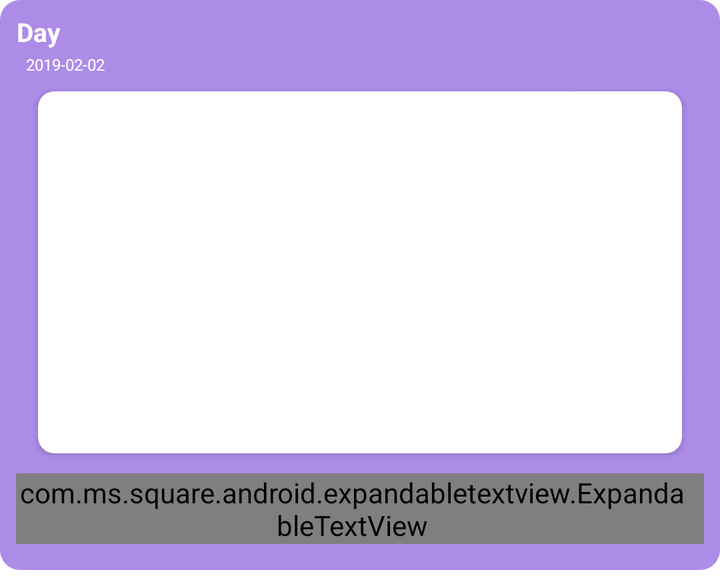
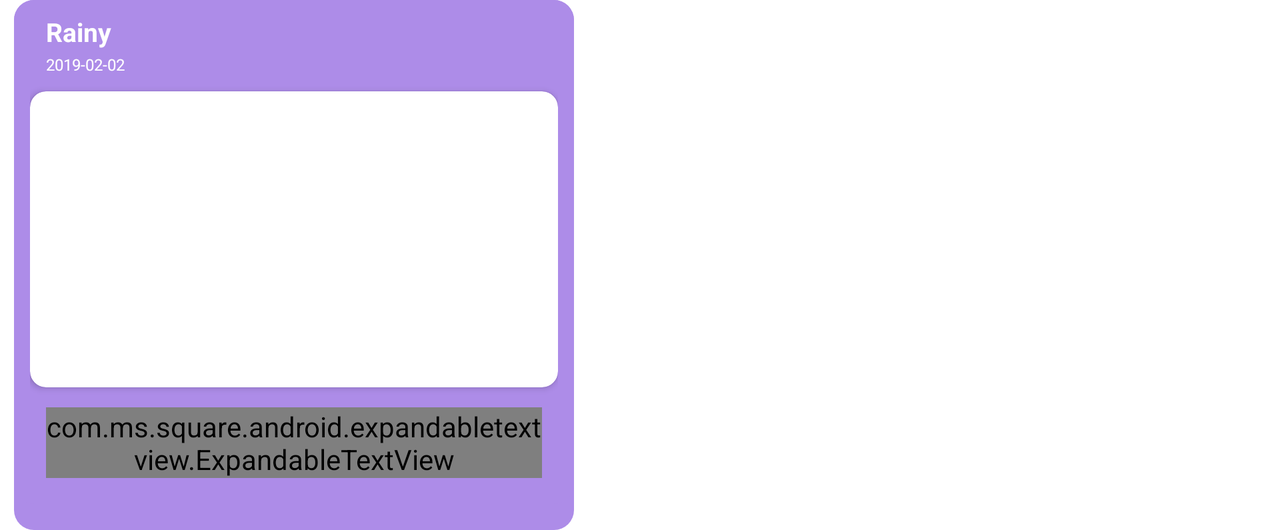

One screen, two layout resources from the same app: the default and the repository's alternative for another configuration. Each is rendered where Android would select it; the XML of both is given below.
<!-- AndroidManifest.xml: application theme Theme.MyApod -->
<!-- res/layout/activity_fav_item.xml -->
<androidx.constraintlayout.widget.ConstraintLayout xmlns:android="http://schemas.android.com/apk/res/android"
    xmlns:app="http://schemas.android.com/apk/res-auto"
    xmlns:expandableTextView="http://schemas.android.com/apk/res-auto"
    xmlns:tools="http://schemas.android.com/tools"
    android:id="@+id/apod_main_container"
    android:layout_width="match_parent"
    android:layout_height="wrap_content"
    android:layout_marginBottom="@dimen/fav_apod_main_container_mb"
    android:background="@drawable/rounded_bg"
    android:paddingBottom="@dimen/fav_apod_main_container_pb"
    app:layout_constraintLeft_toLeftOf="parent"
    app:layout_constraintRight_toRightOf="parent"
    app:layout_constraintTop_toBottomOf="@+id/good_eve_sub_text">


    <androidx.cardview.widget.CardView
        android:id="@+id/apod_main_image_cv"
        android:layout_width="@dimen/fav_apod_main_image_cv"
        android:layout_height="@dimen/fav_apod_main_image_h"
        android:layout_marginTop="@dimen/fav_apod_main_image_mt"
        android:elevation="@dimen/fav_apod_main_image_cv_elevation"
        app:cardCornerRadius="@dimen/fav_apod_main_image_cv_radius"
        app:layout_constraintLeft_toLeftOf="parent"
        app:layout_constraintRight_toRightOf="parent"
        app:layout_constraintTop_toBottomOf="@id/apod_date">


        <ImageView
            android:id="@+id/apod_main_image"
            android:layout_width="match_parent"
            android:layout_height="match_parent"
            android:scaleType="fitXY">

        </ImageView>


    </androidx.cardview.widget.CardView>

    <TextView
        android:id="@+id/apod_title"
        android:layout_width="wrap_content"
        android:layout_height="wrap_content"
        android:layout_marginLeft="@dimen/fav_apod_title_ml"
        android:layout_marginTop="@dimen/fav_apod_title_mt"
        android:ellipsize="end"
        android:gravity="center"
        android:maxLines="1"
        tools:text="Day"
        android:textColor="@color/white"
        android:textSize="@dimen/fav_apod_titlesize"
        android:textStyle="bold"
        app:layout_constraintLeft_toLeftOf="parent"
        app:layout_constraintTop_toTopOf="parent" />

    <TextView
        android:id="@+id/apod_date"
        android:layout_width="wrap_content"
        android:layout_height="wrap_content"
        android:layout_marginLeft="@dimen/fav_apod_date_ml"
        android:layout_marginTop="@dimen/fav_apod_date_mt"
        android:ellipsize="end"
        android:gravity="center"
        android:maxLines="1"
        tools:text="2019-02-02"
        android:textColor="@color/white"
        android:textSize="@dimen/fav_apod_date_textsize"
        android:textStyle="normal"
        app:layout_constraintLeft_toLeftOf="parent"
        app:layout_constraintTop_toBottomOf="@id/apod_title" />

    
    <com.ms.square.android.expandabletextview.ExpandableTextView
        android:id="@+id/expand_text_view"
        android:layout_width="match_parent"
        android:layout_height="wrap_content"
        android:layout_marginLeft="@dimen/fav_expand_text_view_ml"
        android:layout_marginTop="@dimen/fav_expand_text_view_mt"
        android:layout_marginRight="@dimen/fav_expand_text_view_ml"
        android:paddingRight="@dimen/fav_expand_text_view_ml"
        app:collapseDrawable="@drawable/view_less_icon"
        app:expandDrawable="@drawable/view_more_icon"
        app:layout_constraintLeft_toLeftOf="parent"
        app:layout_constraintTop_toBottomOf="@id/apod_main_image_cv"
        expandableTextView:animDuration="0"
        expandableTextView:maxCollapsedLines="2">

        
        <TextView
            android:id="@id/expandable_text"
            android:layout_width="match_parent"
            android:layout_height="wrap_content"
            android:layout_marginLeft="@dimen/fav_expandable_text_ml"
            android:layout_marginRight="@dimen/fav_expandable_text_ml"
            android:textColor="@color/white"
            android:textSize="@dimen/fav_expandable_textsize"
            android:textStyle="normal" />

        
        <ImageButton
            android:id="@id/expand_collapse"
            android:layout_width="wrap_content"
            android:layout_height="wrap_content"
            android:layout_gravity="center"
            android:background="@color/activity_apod_card_bg_color" />

    </com.ms.square.android.expandabletextview.ExpandableTextView>


    <ImageView
        android:id="@+id/deletefav"
        android:layout_width="wrap_content"
        android:layout_height="wrap_content"
        android:layout_marginTop="@dimen/deletefav_mt"
        android:layout_marginRight="@dimen/deletefav_mr"
        android:background="@drawable/delete_fav"
        android:gravity="center"
        android:textOff=""
        android:textOn=""
        android:textSize="0dp"
        app:layout_constraintRight_toRightOf="parent"
        app:layout_constraintTop_toTopOf="parent" />

</androidx.constraintlayout.widget.ConstraintLayout>
<!-- resources referenced by this layout -->
<resources>
  <color name="activity_apod_card_bg_color">#AD8CE8</color>
  <color name="white">#FFFFFFFF</color>
  <!-- from res/values-sw320dp/ -->
  <dimen name="deletefav_mr">10dp</dimen>
  <!-- from res/values-sw320dp/ -->
  <dimen name="deletefav_mt">8dp</dimen>
  <!-- from res/values-sw320dp/ -->
  <dimen name="fav_apod_date_ml">13dp</dimen>
  <!-- from res/values-sw320dp/ -->
  <dimen name="fav_apod_date_mt">2dp</dimen>
  <!-- from res/values-sw320dp/ -->
  <dimen name="fav_apod_date_textsize">8dp</dimen>
  <!-- from res/values-sw320dp/ -->
  <dimen name="fav_apod_main_container_mb">8dp</dimen>
  <!-- from res/values-sw320dp/ -->
  <dimen name="fav_apod_main_container_pb">13dp</dimen>
  <!-- from res/values-sw320dp/ -->
  <dimen name="fav_apod_main_image_cv">322dp</dimen>
  <!-- from res/values-sw320dp/ -->
  <dimen name="fav_apod_main_image_cv_elevation">1dp</dimen>
  <!-- from res/values-sw320dp/ -->
  <dimen name="fav_apod_main_image_cv_radius">8dp</dimen>
  <!-- from res/values-sw320dp/ -->
  <dimen name="fav_apod_main_image_h">181dp</dimen>
  <!-- from res/values-sw320dp/ -->
  <dimen name="fav_apod_main_image_mt">8dp</dimen>
  <!-- from res/values-sw320dp/ -->
  <dimen name="fav_apod_title_ml">8dp</dimen>
  <!-- from res/values-sw320dp/ -->
  <dimen name="fav_apod_title_mt">7dp</dimen>
  <!-- from res/values-sw320dp/ -->
  <dimen name="fav_apod_titlesize">13dp</dimen>
  <!-- from res/values-sw320dp/ -->
  <dimen name="fav_expand_text_view_ml">8dp</dimen>
  <!-- from res/values-sw320dp/ -->
  <dimen name="fav_expand_text_view_mt">10dp</dimen>
  <!-- from res/values-sw320dp/ -->
  <dimen name="fav_expandable_text_ml">8dp</dimen>
  <!-- from res/values-sw320dp/ -->
  <dimen name="fav_expandable_textsize">13dp</dimen>
  <!-- drawable rounded_bg (drawable) -->
  <?xml version="1.0" encoding="UTF-8"?>
  <shape xmlns:android="http://schemas.android.com/apk/res/android">
      <solid android:color="@color/activity_apod_card_bg_color" />
      <corners android:radius="10dp" />
  </shape>
  <!-- drawable view_less_icon (drawable) -->
  <vector android:height="24dp" android:tint="#F8F5F5"
      android:viewportHeight="24" android:viewportWidth="24"
      android:width="24dp" xmlns:android="http://schemas.android.com/apk/res/android">
      <path android:fillColor="@android:color/white" android:pathData="M12,8l-6,6 1.41,1.41L12,10.83l4.59,4.58L18,14z"/>
  </vector>
  <!-- drawable view_more_icon (drawable) -->
  <vector android:height="24dp" android:tint="#F8F5F5"
      android:viewportHeight="24" android:viewportWidth="24"
      android:width="24dp" xmlns:android="http://schemas.android.com/apk/res/android">
      <path android:fillColor="@android:color/white" android:pathData="M16.59,8.59L12,13.17 7.41,8.59 6,10l6,6 6,-6z"/>
  </vector>
  <style name="Theme.MyApod" parent="Theme.MaterialComponents.DayNight.NoActionBar">
          
          <item name="colorPrimary">@color/purple_500</item>
          <item name="colorPrimaryVariant">@color/purple_700</item>
          <item name="colorOnPrimary">@color/white</item>
          
          <item name="colorSecondary">@color/teal_200</item>
          <item name="colorSecondaryVariant">@color/teal_700</item>
          <item name="colorOnSecondary">@color/black</item>
          
          <item name="android:statusBarColor">@color/activity_apod_main_bg_color</item>
          <item name="android:windowLightStatusBar" tools:targetApi="m">true</item>
          
      </style>
  <color name="purple_500">#FF6200EE</color>
  <color name="purple_700">#FF3700B3</color>
  <color name="teal_200">#FF03DAC5</color>
  <color name="teal_700">#FF018786</color>
  <color name="black">#FF000000</color>
  <color name="activity_apod_main_bg_color">#C9B1F3</color>
</resources>
<!-- res/layout-land/activity_fav_item.xml (the repository's variant of the layout above) -->
<!-- drawn on the phone turned sideways -->
<androidx.core.widget.NestedScrollView xmlns:android="http://schemas.android.com/apk/res/android"
    xmlns:app="http://schemas.android.com/apk/res-auto"
    xmlns:expandableTextView="http://schemas.android.com/apk/res-auto"
    xmlns:tools="http://schemas.android.com/tools"
    android:layout_width="@dimen/fav_item_cv_w"
    android:layout_height="wrap_content"
    android:layout_marginLeft="@dimen/land_8dp"
    android:layout_marginRight="@dimen/land_8dp"
    android:background="@drawable/rounded_bg"
    android:orientation="vertical"
    android:paddingBottom="@dimen/land_15dp">

    <RelativeLayout xmlns:android="http://schemas.android.com/apk/res/android"
        xmlns:app="http://schemas.android.com/apk/res-auto"
        xmlns:expandableTextView="http://schemas.android.com/apk/res-auto"
        xmlns:tools="http://schemas.android.com/tools"
        android:id="@+id/apod_main_container"
        android:layout_width="@dimen/fav_item_cv_w"
        android:layout_height="wrap_content"
        android:background="@drawable/rounded_bg"
        android:orientation="vertical"
        android:paddingLeft="@dimen/land_10dp"
        android:paddingRight="@dimen/land_10dp"
        android:paddingBottom="@dimen/land_15dp">


        <TextView
            android:id="@+id/apod_title"
            android:layout_width="@dimen/apod_title_max"
            android:layout_height="wrap_content"
            android:layout_marginLeft="@dimen/apod_title_ml_land"
            android:layout_marginTop="@dimen/apod_title_mt_land"
            android:maxLength="25"
            android:maxLines="1"
            android:textColor="@color/white"
            android:textSize="@dimen/apod_titlesize"
            android:textStyle="bold"
            tools:text="Rainy" />

        <TextView
            android:id="@+id/apod_date"
            android:layout_width="wrap_content"
            android:layout_height="wrap_content"
            android:layout_below="@+id/apod_title"
            android:layout_marginLeft="@dimen/apod_date_ml_land"
            android:layout_marginTop="@dimen/apod_date_mt_land"
            android:ellipsize="end"
            android:gravity="center"
            android:maxLines="1"
            android:textColor="@color/white"
            android:textSize="@dimen/apod_date_textsize_land"
            android:textStyle="normal"
            tools:text="2019-02-02" />

        <androidx.cardview.widget.CardView
            android:id="@+id/apod_main_image_cv"
            android:layout_width="@dimen/fav_item_cv_w"
            android:layout_height="@dimen/fav_item_cv_h"
            android:layout_below="@+id/apod_date"
            android:layout_marginTop="@dimen/fav_item_cv_mt"
            android:elevation="1dp"
            app:cardCornerRadius="@dimen/fav_item_cv_mt">

            <ImageView
                android:id="@+id/apod_main_image"
                android:layout_width="match_parent"
                android:layout_height="match_parent"
                android:scaleType="fitXY">

            </ImageView>


        </androidx.cardview.widget.CardView>


        
        <com.ms.square.android.expandabletextview.ExpandableTextView
            android:id="@+id/expand_text_view"
            android:layout_width="match_parent"
            android:layout_height="wrap_content"
            android:layout_below="@+id/apod_main_image_cv"
            android:layout_marginLeft="@dimen/expand_text_view_ml_land"
            android:layout_marginTop="@dimen/expand_text_view_mt_land"
            android:layout_marginRight="@dimen/expand_text_view_ml_land"
            app:collapseDrawable="@drawable/view_less_icon"
            app:expandDrawable="@drawable/view_more_icon"
            expandableTextView:animDuration="0"
            expandableTextView:maxCollapsedLines="2">

            
            <TextView
                android:id="@id/expandable_text"
                android:layout_width="match_parent"
                android:layout_height="wrap_content"
                android:layout_marginLeft="@dimen/expandable_text_ml_land"
                android:layout_marginRight="@dimen/expandable_text_ml_land"
                android:textColor="@color/white"
                android:textSize="@dimen/expandable_text_size_land"
                android:textStyle="normal" />

            
            <ImageButton
                android:id="@id/expand_collapse"
                android:layout_width="wrap_content"
                android:layout_height="wrap_content"
                android:layout_gravity="center"
                android:background="@color/activity_apod_card_bg_color" />

        </com.ms.square.android.expandabletextview.ExpandableTextView>


        <ImageView
            android:id="@+id/deletefav"
            android:layout_width="wrap_content"
            android:layout_height="wrap_content"
            android:layout_alignParentRight="true"
            android:layout_marginTop="@dimen/deletefav_mt_land"
            android:layout_marginRight="@dimen/deletefav_mt_land"
            android:background="@drawable/delete_fav"
            android:gravity="center"
            android:textOff=""
            android:textOn=""
            android:textSize="0dp" />

    </RelativeLayout>

</androidx.core.widget.NestedScrollView>
<!-- resources referenced by the variant -->
<!-- as the phone turned sideways resolves them -->
<resources>
  <color name="activity_apod_card_bg_color">#AD8CE8</color>
  <color name="white">#FFFFFFFF</color>
  <!-- from res/values-sw320dp/ -->
  <dimen name="apod_date_ml_land">8dp</dimen>
  <!-- from res/values-sw320dp/ -->
  <dimen name="apod_date_mt_land">2dp</dimen>
  <!-- from res/values-sw320dp/ -->
  <dimen name="apod_date_textsize_land">8dp</dimen>
  <!-- from res/values-sw320dp/ -->
  <dimen name="apod_title_max">175dp</dimen>
  <!-- from res/values-sw320dp/ -->
  <dimen name="apod_title_ml_land">8dp</dimen>
  <!-- from res/values-sw320dp/ -->
  <dimen name="apod_title_mt_land">7dp</dimen>
  <!-- from res/values-sw320dp/ -->
  <dimen name="apod_titlesize">13dp</dimen>
  <!-- from res/values-sw320dp/ -->
  <dimen name="deletefav_mt_land">8dp</dimen>
  <!-- from res/values-sw320dp/ -->
  <dimen name="expand_text_view_ml_land">8dp</dimen>
  <!-- from res/values-sw320dp/ -->
  <dimen name="expand_text_view_mt_land">10dp</dimen>
  <!-- from res/values-sw320dp/ -->
  <dimen name="expandable_text_ml_land">8dp</dimen>
  <!-- from res/values-sw320dp/ -->
  <dimen name="expandable_text_size_land">13dp</dimen>
  <!-- from res/values-sw320dp/ -->
  <dimen name="fav_item_cv_h">148dp</dimen>
  <!-- from res/values-sw320dp/ -->
  <dimen name="fav_item_cv_mt">8dp</dimen>
  <!-- from res/values-sw320dp/ -->
  <dimen name="fav_item_cv_w">280dp</dimen>
  <!-- from res/values-sw320dp/ -->
  <dimen name="land_10dp">8dp</dimen>
  <!-- from res/values-sw320dp/ -->
  <dimen name="land_15dp">13dp</dimen>
  <!-- from res/values-sw320dp/ -->
  <dimen name="land_8dp">7dp</dimen>
  <!-- drawable rounded_bg (drawable) -->
  <?xml version="1.0" encoding="UTF-8"?>
  <shape xmlns:android="http://schemas.android.com/apk/res/android">
      <solid android:color="@color/activity_apod_card_bg_color" />
      <corners android:radius="10dp" />
  </shape>
  <!-- drawable view_less_icon (drawable) -->
  <vector android:height="24dp" android:tint="#F8F5F5"
      android:viewportHeight="24" android:viewportWidth="24"
      android:width="24dp" xmlns:android="http://schemas.android.com/apk/res/android">
      <path android:fillColor="@android:color/white" android:pathData="M12,8l-6,6 1.41,1.41L12,10.83l4.59,4.58L18,14z"/>
  </vector>
  <!-- drawable view_more_icon (drawable) -->
  <vector android:height="24dp" android:tint="#F8F5F5"
      android:viewportHeight="24" android:viewportWidth="24"
      android:width="24dp" xmlns:android="http://schemas.android.com/apk/res/android">
      <path android:fillColor="@android:color/white" android:pathData="M16.59,8.59L12,13.17 7.41,8.59 6,10l6,6 6,-6z"/>
  </vector>
  <style name="Theme.MyApod" parent="Theme.MaterialComponents.DayNight.NoActionBar">
          
          <item name="colorPrimary">@color/purple_500</item>
          <item name="colorPrimaryVariant">@color/purple_700</item>
          <item name="colorOnPrimary">@color/white</item>
          
          <item name="colorSecondary">@color/teal_200</item>
          <item name="colorSecondaryVariant">@color/teal_700</item>
          <item name="colorOnSecondary">@color/black</item>
          
          <item name="android:statusBarColor">@color/activity_apod_main_bg_color</item>
          <item name="android:windowLightStatusBar" tools:targetApi="m">true</item>
          
      </style>
  <color name="purple_500">#FF6200EE</color>
  <color name="purple_700">#FF3700B3</color>
  <color name="teal_200">#FF03DAC5</color>
  <color name="teal_700">#FF018786</color>
  <color name="black">#FF000000</color>
  <color name="activity_apod_main_bg_color">#C9B1F3</color>
</resources>
